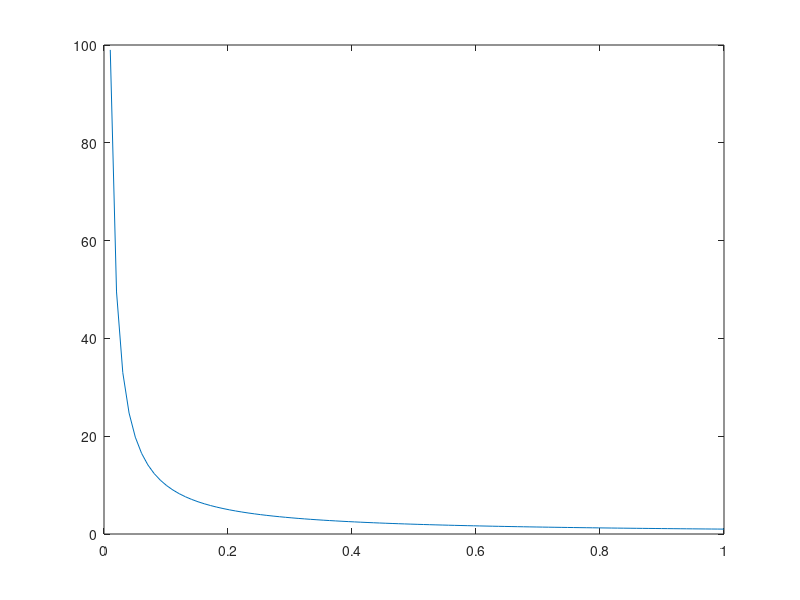

Source code (MATLAB):
%%Codice Matlab per il calcolo dei coefficienti di un FIR
clc

fs = 100;        % frequenza di campionamento effettiva
fc = 10;         % frequenza di taglio desiderata
Na = 16;         % ordine del filtro (numero coefficienti)
Nb = 32;
Nc = 64;

% calcolo dei coefficienti
a = fir1(Na-1, fc/(fs/2), 'low', hamming(Na));
b = fir1(Nb-1, fc/(fs/2), 'low', hamming(Nb));
c = fir1(Nc-1, fc/(fs/2), 'low', hamming(Nc));

% esporta in formato C++
fprintf('float _coeffL[%d] = {\n', Na);
fprintf('\t%.8ff, ', a(1:end-1));
fprintf('%.8ff\n};\n', a(end));

fprintf('float _coeffM[%d] = {\n', Nb);
fprintf('\t%.8ff, ', b(1:end-1));
fprintf('%.8ff\n};\n', b(end));

fprintf('float _coeffH[%d] = {\n', Nc);
fprintf('\t%.8ff, ', c(1:end-1));
fprintf('%.8ff\n};\n', c(end));

%%
x = linspace(0,1,100);
plot (x, 1./x);
